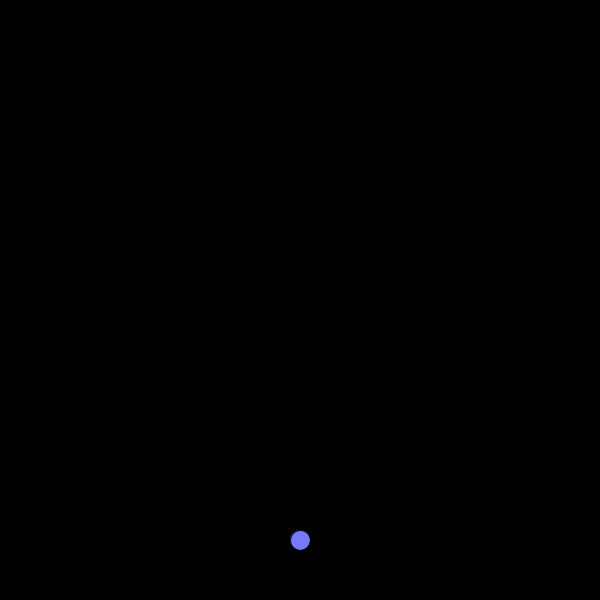
Frame 1 (no input)
Frame 60 (the mouse pressed at the canvas centre just before this capture): identical to frame 1, image omitted
Frame 120 (the mouse held since frame 60 and released just before this capture): identical to frame 1, image omitted

The Processing sketch that drew this single still picture (run headless with seeded random() and noise(); from frame 60 on, the mouse is pressed at the canvas centre):

// Processing sketch: Fachada
// ── Fachada.pde
GestorPrincipal gp;

void setup() {
  size(600, 600);
  background(250);
  gp = new GestorPrincipal(this);
}

void draw() {
  gp.actualizarFrame(); 
}



void keyPressed() {
  boolean[] UI = gp.accesoEvents().getEventos();
  
  boolean[] lista_teclas = UI;
  
  if (keyCode < 256) {lista_teclas[keyCode] = true;}
  
  gp.accesoEvents().setEventos(lista_teclas);
}

void keyReleased() {
  boolean[] UI = gp.accesoEvents().getEventos();
  
  boolean[] lista_teclas = UI;
  
  if (keyCode < 256) {lista_teclas[keyCode] = false;}
  
  gp.accesoEvents().setEventos(lista_teclas);
}

// ── Eternand.pde
class Eternand extends Objeto {
  
  // Constructor
  public Eternand(float X_init, float Y_init) {
    super(X_init, Y_init);
    
  }

  // ----- MÉTODO PARA ACTUALIZAR LA POSICIÓN -----
  public void actualizarPosicion(boolean[] listaTeclas_) {
    /* Lista con índices de "W", "A", "S" y "D", respectivamente.
    "W" = 87; "A" = 65; "S" = 83; "D" = 68.
    */
    
    // ------- ARRIBA / ABAJO ---------
    if (listaTeclas_[UP] || listaTeclas_[87]) {this.actualizar(this.getX(), this.getY() - 1 );} //Movimiento hacia arriba
    if (listaTeclas_[DOWN] || listaTeclas_[83]) {this.actualizar(this.getX(), this.getY() + 1);} //Movimiento hacia abajo
    
    // ---------- IZQUIERDA / DERECHA ----------
    if (listaTeclas_[RIGHT] || listaTeclas_[68]) {this.actualizar(this.getX() + 1, this.getY());} //Movimiento hacia arriba
    if (listaTeclas_[LEFT] || listaTeclas_[65]) {this.actualizar(this.getX() - 1, this.getY());} //Movimiento hacia arriba
  }
  

}

// ── GestorDeEntidades.pde
import java.util.ArrayList;

class GestorDeEntidades {
   ArrayList<Objeto> listaAliados = new ArrayList<>(); // LISTA DE ALIADOS
   Eternand p1; // AVIÓN ETERNAND DEL JUGADOR
   
   public GestorDeEntidades(int height_, int width_) { // Necesita las dimensiones de la pantalla
   iniciarEternand(width_, height_); // Inicia el objeto gráfico de Eternand
   }
   
   public void iniciarEternand(int alturaPantalla, int anchoPantalla) { 
   Eternand player1 = new Eternand(0.5 * anchoPantalla, 0.9 * alturaPantalla); // Lo inicia en el centro inferior de la pantalla.
   listaAliados.add(player1); // Lo añade a LISTA DE ALIADOS
   p1 = player1; // Almacena el objeto Eternand
   }
      
   public ArrayList getListaAliados() // Retorna la LISTA DE ALIADOS
     {
       return this.listaAliados;
     } 
    
   public Eternand getEternand() { // Retorna el objeto ETERNAND que maneja el jugador
     return this.p1;
   }
  

}

// ── GestorPrincipal.pde
class GestorPrincipal {
  private PApplet app; // Sketch principal
  private GestorDeEntidades ge; // Gestor de Entidades
  private UserEvents events; // Gestor de Eventos de Teclado
  private Grafica grafica; // Graficador
  private Eternand eternand; // Jugador
  
  public GestorPrincipal(PApplet app) 
  { 
    this.app = app; // Sketch Principal
    
    ge = new GestorDeEntidades(this.app.height, this.app.width); // Inicia el Gestor de Entidades (con dimensiones de la pantalla)
    events = new UserEvents(); // Inicia el gestor de eventos
    grafica = new Grafica(this.app); // Inicia Gráfica (con acceso a funciones del sketch principal)
    
    eternand = ge.getEternand(); // Almacena el Avión ETERNAND del jugador.
  }
  
  public void actualizarFrame() { // Realiza las acciones que deben realizarse frame a frame
   
   boolean[] listaEventos = this.events.getEventos(); // Obtenes la lista de teclas presionadas ↓↓↓
   
   eternand.actualizarPosicion(listaEventos);         // → Actualizas la posición del jugador   ←←←
   
   grafica.dibujarFondo();     // Dibuja el fondo
   grafica.dibujarEntidades(ge.getListaAliados()); // Dibuja las entidades
  }
  
  // Provisoriamente: --- RESUELVE LOS PROBLEMAS DE GESTIÓN DE EVENTOS DE TECLADO---
  public UserEvents accesoEvents() {return this.events;}
}

// ── Grafica.pde
import java.util.ArrayList;

class Grafica {  
  PApplet sketch; // Objeto necesario para trabajar con las funcionalidades gráficas de processing. (Naturalmente, para las funciones del sketch principal)
  
  // CONSTRUCTOR
  public Grafica(PApplet app) {
    this.sketch = app; // Sketch Principal
  }
  
  // ----- DIBUJAR TODAS LAS ENTIDADES -----
  public void dibujarEntidades(ArrayList<Objeto> listaEntidades) { 
  for (Objeto n_obj: listaEntidades) { // Itera en cada una de las entidades del ArrayList
    this.sketch.fill(120, 120, 255); // Fija el color de la figura.
    this.sketch.ellipse(n_obj.getX(), n_obj.getY(), 20, 20); // Imprime una elipse de 20px*20px
    }
  }
  
  public void dibujarFondo() {
    // Este versión no cuenta con un fondo dinámico.
    this.sketch.background(0); // Dibuja un fondo negro.
  }

}

// ── Objeto.pde
import java.util.ArrayList;

abstract class Objeto {
  // --- POSICIÓN ---
  private float X;
  private float Y;
  // --- ESTADO DEL OBJETO ---
  private boolean vivo;
  
  
  public Objeto(float x_, float y_) {  // CONSTRUCTOR
    this.X = x_;
    this.Y = y_;
    this.vivo = true;
  }
  
  
  public float getX() // getter Posición en X. 
  {
    return this.X;
  }
  
  public float getY() // getter Posición en Y.
  {
    return this.Y;
  }
  
  public boolean isVivo() { // getter del Estado del objeto.
    return this.vivo;
  }
  
  public void morir() { // Cambia el estado del objeto 
    this.vivo = false;
  }
  
  public void actualizar(float X_, float Y_) { // setter de la posición del objeto
    this.X = X_;
    this.Y = Y_;
  }
}

// ── UserEvents.pde
import java.util.ArrayList;


class UserEvents {
  boolean[] ListaTeclas = new boolean[256]; // Array de booleanos \\ Representa los estados si una tecla está presionada.
 
 // CONSTRUCTOR
 public UserEvents() {
 }
 
 // Método provisorio para test.
 public boolean[] getEventos() {
   return ListaTeclas; // Retorna el array de boolean's del estado de las teclas.
     }
 // Método provisorio para test.    
 public void setEventos(boolean[] new_lista) {
    this.ListaTeclas = new_lista; // Actualiza el array de booleanos de los estados de las teclas.
 }
}
